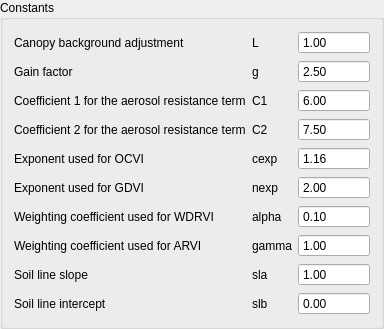
         <widget class="QgsCollapsibleGroupBox" name="mGroupBox_2">
          <property name="title">
           <string>Constants</string>
          </property>
          <property name="collapsed">
           <bool>true</bool>
          </property>
          <layout class="QGridLayout" name="gridLayout">
           <item row="4" column="1">
            <widget class="QLabel" name="label_46">
             <property name="text">
              <string>cexp</string>
             </property>
            </widget>
           </item>
           <item row="0" column="2">
            <widget class="QgsDoubleSpinBox" name="mL">
             <property name="sizePolicy">
              <sizepolicy hsizetype="Expanding" vsizetype="Fixed">
               <horstretch>0</horstretch>
               <verstretch>0</verstretch>
              </sizepolicy>
             </property>
             <property name="buttonSymbols">
              <enum>QAbstractSpinBox::NoButtons</enum>
             </property>
             <property name="decimals">
              <number>2</number>
             </property>
             <property name="minimum">
              <double>-1000000000000000008493621433689702976148869924598760615894999102702796905906176.000000000000000</double>
             </property>
             <property name="maximum">
              <double>100000000000000002021887912715594698857609632321435774113777685620800400499816430935869782753280.000000000000000</double>
             </property>
             <property name="singleStep">
              <double>0.000000000000000</double>
             </property>
             <property name="value">
              <double>1.000000000000000</double>
             </property>
            </widget>
           </item>
           <item row="1" column="0">
            <widget class="QLabel" name="label_32">
             <property name="text">
              <string>Gain factor</string>
             </property>
            </widget>
           </item>
           <item row="5" column="1">
            <widget class="QLabel" name="label_47">
             <property name="text">
              <string>nexp</string>
             </property>
            </widget>
           </item>
           <item row="8" column="0">
            <widget class="QLabel" name="label_40">
             <property name="text">
              <string>Soil line slope</string>
             </property>
            </widget>
           </item>
           <item row="2" column="1">
            <widget class="QLabel" name="label_44">
             <property name="text">
              <string>C1</string>
             </property>
            </widget>
           </item>
           <item row="1" column="1">
            <widget class="QLabel" name="label_43">
             <property name="text">
              <string>g</string>
             </property>
            </widget>
           </item>
           <item row="5" column="2">
            <widget class="QgsDoubleSpinBox" name="mnexp">
             <property name="sizePolicy">
              <sizepolicy hsizetype="Expanding" vsizetype="Fixed">
               <horstretch>0</horstretch>
               <verstretch>0</verstretch>
              </sizepolicy>
             </property>
             <property name="buttonSymbols">
              <enum>QAbstractSpinBox::NoButtons</enum>
             </property>
             <property name="minimum">
              <double>-1000000000000000008493621433689702976148869924598760615894999102702796905906176.000000000000000</double>
             </property>
             <property name="maximum">
              <double>9999999999999999634067965630886574211027143225273567793680363843427086501542887424.000000000000000</double>
             </property>
             <property name="singleStep">
              <double>0.000000000000000</double>
             </property>
             <property name="value">
              <double>2.000000000000000</double>
             </property>
            </widget>
           </item>
           <item row="5" column="0">
            <widget class="QLabel" name="label_37">
             <property name="text">
              <string>Exponent used for GDVI</string>
             </property>
            </widget>
           </item>
           <item row="3" column="0">
            <widget class="QLabel" name="label_34">
             <property name="text">
              <string>Coefficient 2 for the aerosol resistance term</string>
             </property>
            </widget>
           </item>
           <item row="2" column="0">
            <widget class="QLabel" name="label_33">
             <property name="text">
              <string>Coefficient 1 for the aerosol resistance term</string>
             </property>
            </widget>
           </item>
           <item row="7" column="0">
            <widget class="QLabel" name="label_39">
             <property name="text">
              <string>Weighting coefficient used for ARVI</string>
             </property>
            </widget>
           </item>
           <item row="4" column="2">
            <widget class="QgsDoubleSpinBox" name="mcexp">
             <property name="sizePolicy">
              <sizepolicy hsizetype="Expanding" vsizetype="Fixed">
               <horstretch>0</horstretch>
               <verstretch>0</verstretch>
              </sizepolicy>
             </property>
             <property name="buttonSymbols">
              <enum>QAbstractSpinBox::NoButtons</enum>
             </property>
             <property name="minimum">
              <double>-1000000000000000008493621433689702976148869924598760615894999102702796905906176.000000000000000</double>
             </property>
             <property name="maximum">
              <double>9999999999999999634067965630886574211027143225273567793680363843427086501542887424.000000000000000</double>
             </property>
             <property name="singleStep">
              <double>0.000000000000000</double>
             </property>
             <property name="value">
              <double>1.160000000000000</double>
             </property>
            </widget>
           </item>
           <item row="0" column="0">
            <widget class="QLabel" name="label_31">
             <property name="text">
              <string>Canopy background adjustment</string>
             </property>
            </widget>
           </item>
           <item row="4" column="0">
            <widget class="QLabel" name="label_35">
             <property name="text">
              <string>Exponent used for OCVI</string>
             </property>
            </widget>
           </item>
           <item row="6" column="0">
            <widget class="QLabel" name="label_38">
             <property name="text">
              <string>Weighting coefficient used for WDRVI</string>
             </property>
            </widget>
           </item>
           <item row="0" column="1">
            <widget class="QLabel" name="label_42">
             <property name="sizePolicy">
              <sizepolicy hsizetype="Fixed" vsizetype="Preferred">
               <horstretch>0</horstretch>
               <verstretch>0</verstretch>
              </sizepolicy>
             </property>
             <property name="text">
              <string>L</string>
             </property>
            </widget>
           </item>
           <item row="3" column="2">
            <widget class="QgsDoubleSpinBox" name="mC2">
             <property name="sizePolicy">
              <sizepolicy hsizetype="Expanding" vsizetype="Fixed">
               <horstretch>0</horstretch>
               <verstretch>0</verstretch>
              </sizepolicy>
             </property>
             <property name="buttonSymbols">
              <enum>QAbstractSpinBox::NoButtons</enum>
             </property>
             <property name="minimum">
              <double>-1000000000000000008493621433689702976148869924598760615894999102702796905906176.000000000000000</double>
             </property>
             <property name="maximum">
              <double>9999999999999999634067965630886574211027143225273567793680363843427086501542887424.000000000000000</double>
             </property>
             <property name="singleStep">
              <double>0.000000000000000</double>
             </property>
             <property name="value">
              <double>7.500000000000000</double>
             </property>
            </widget>
           </item>
           <item row="8" column="1">
            <widget class="QLabel" name="label_50">
             <property name="text">
              <string>sla</string>
             </property>
            </widget>
           </item>
           <item row="7" column="1">
            <widget class="QLabel" name="label_49">
             <property name="text">
              <string>gamma</string>
             </property>
            </widget>
           </item>
           <item row="9" column="0">
            <widget class="QLabel" name="label_41">
             <property name="text">
              <string>Soil line intercept</string>
             </property>
            </widget>
           </item>
           <item row="9" column="1">
            <widget class="QLabel" name="label_51">
             <property name="text">
              <string>slb</string>
             </property>
            </widget>
           </item>
           <item row="3" column="1">
            <widget class="QLabel" name="label_45">
             <property name="text">
              <string>C2</string>
             </property>
            </widget>
           </item>
           <item row="2" column="2">
            <widget class="QgsDoubleSpinBox" name="mC1">
             <property name="sizePolicy">
              <sizepolicy hsizetype="Expanding" vsizetype="Fixed">
               <horstretch>0</horstretch>
               <verstretch>0</verstretch>
              </sizepolicy>
             </property>
             <property name="buttonSymbols">
              <enum>QAbstractSpinBox::NoButtons</enum>
             </property>
             <property name="minimum">
              <double>-1000000000000000008493621433689702976148869924598760615894999102702796905906176.000000000000000</double>
             </property>
             <property name="maximum">
              <double>9999999999999999634067965630886574211027143225273567793680363843427086501542887424.000000000000000</double>
             </property>
             <property name="singleStep">
              <double>0.000000000000000</double>
             </property>
             <property name="value">
              <double>6.000000000000000</double>
             </property>
            </widget>
           </item>
           <item row="1" column="2">
            <widget class="QgsDoubleSpinBox" name="mg">
             <property name="sizePolicy">
              <sizepolicy hsizetype="Expanding" vsizetype="Fixed">
               <horstretch>0</horstretch>
               <verstretch>0</verstretch>
              </sizepolicy>
             </property>
             <property name="buttonSymbols">
              <enum>QAbstractSpinBox::NoButtons</enum>
             </property>
             <property name="minimum">
              <double>-1000000000000000008493621433689702976148869924598760615894999102702796905906176.000000000000000</double>
             </property>
             <property name="maximum">
              <double>9999999999999999634067965630886574211027143225273567793680363843427086501542887424.000000000000000</double>
             </property>
             <property name="singleStep">
              <double>0.000000000000000</double>
             </property>
             <property name="value">
              <double>2.500000000000000</double>
             </property>
            </widget>
           </item>
           <item row="6" column="1">
            <widget class="QLabel" name="label_48">
             <property name="text">
              <string>alpha</string>
             </property>
            </widget>
           </item>
           <item row="6" column="2">
            <widget class="QgsDoubleSpinBox" name="malpha">
             <property name="sizePolicy">
              <sizepolicy hsizetype="Expanding" vsizetype="Fixed">
               <horstretch>0</horstretch>
               <verstretch>0</verstretch>
              </sizepolicy>
             </property>
             <property name="buttonSymbols">
              <enum>QAbstractSpinBox::NoButtons</enum>
             </property>
             <property name="minimum">
              <double>-1000000000000000008493621433689702976148869924598760615894999102702796905906176.000000000000000</double>
             </property>
             <property name="maximum">
              <double>9999999999999999634067965630886574211027143225273567793680363843427086501542887424.000000000000000</double>
             </property>
             <property name="singleStep">
              <double>0.000000000000000</double>
             </property>
             <property name="value">
              <double>0.100000000000000</double>
             </property>
            </widget>
           </item>
           <item row="7" column="2">
            <widget class="QgsDoubleSpinBox" name="mgamma">
             <property name="sizePolicy">
              <sizepolicy hsizetype="Expanding" vsizetype="Fixed">
               <horstretch>0</horstretch>
               <verstretch>0</verstretch>
              </sizepolicy>
             </property>
             <property name="buttonSymbols">
              <enum>QAbstractSpinBox::NoButtons</enum>
             </property>
             <property name="minimum">
              <double>-1000000000000000008493621433689702976148869924598760615894999102702796905906176.000000000000000</double>
             </property>
             <property name="maximum">
              <double>9999999999999999634067965630886574211027143225273567793680363843427086501542887424.000000000000000</double>
             </property>
             <property name="singleStep">
              <double>0.000000000000000</double>
             </property>
             <property name="value">
              <double>1.000000000000000</double>
             </property>
            </widget>
           </item>
           <item row="8" column="2">
            <widget class="QgsDoubleSpinBox" name="msla">
             <property name="sizePolicy">
              <sizepolicy hsizetype="Expanding" vsizetype="Fixed">
               <horstretch>0</horstretch>
               <verstretch>0</verstretch>
              </sizepolicy>
             </property>
             <property name="buttonSymbols">
              <enum>QAbstractSpinBox::NoButtons</enum>
             </property>
             <property name="minimum">
              <double>-1000000000000000008493621433689702976148869924598760615894999102702796905906176.000000000000000</double>
             </property>
             <property name="maximum">
              <double>9999999999999999634067965630886574211027143225273567793680363843427086501542887424.000000000000000</double>
             </property>
             <property name="singleStep">
              <double>0.000000000000000</double>
             </property>
             <property name="value">
              <double>1.000000000000000</double>
             </property>
            </widget>
           </item>
           <item row="9" column="2">
            <widget class="QgsDoubleSpinBox" name="mslb">
             <property name="sizePolicy">
              <sizepolicy hsizetype="Expanding" vsizetype="Fixed">
               <horstretch>0</horstretch>
               <verstretch>0</verstretch>
              </sizepolicy>
             </property>
             <property name="buttonSymbols">
              <enum>QAbstractSpinBox::NoButtons</enum>
             </property>
             <property name="minimum">
              <double>-1000000000000000008493621433689702976148869924598760615894999102702796905906176.000000000000000</double>
             </property>
             <property name="maximum">
              <double>9999999999999999634067965630886574211027143225273567793680363843427086501542887424.000000000000000</double>
             </property>
             <property name="singleStep">
              <double>0.000000000000000</double>
             </property>
             <property name="value">
              <double>0.000000000000000</double>
             </property>
            </widget>
           </item>
          </layout>
         </widget>
